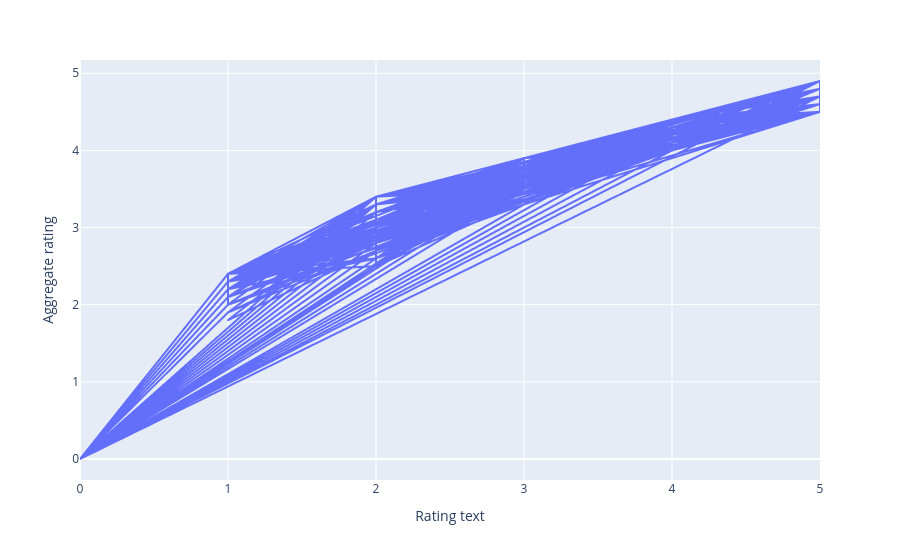

Notebook source saved alongside this figure:
### Code cell
px.line(df,x='Rating text',y='Aggregate rating')

### Figure 1 — Plotly figure (JSON) as saved in the notebook; plotly's stock layout.template omitted (floating-point values rounded to 4 significant figures; data arrays with more than 128 entries replaced by an {"elided": "..."} marker saying what was removed)
{"data": [{"hovertemplate": "Rating text=%{x}<br>Aggregate rating=%{y}<extra></extra>", "legendgroup": "", "line": {"color": "#636efa", "dash": "solid"}, "marker": {"symbol": "circle"}, "mode": "lines", "name": "", "showlegend": false, "type": "scattergl", "x": {"elided": "9542 int values"}, "xaxis": "x", "y": {"elided": "9542 float values"}, "yaxis": "y"}], "layout": {"autosize": true, "legend": {"tracegroupgap": 0}, "margin": {"t": 60}, "xaxis": {"anchor": "y", "autorange": true, "domain": [0, 1], "range": [0, 5], "title": {"text": "Rating text"}, "type": "linear"}, "yaxis": {"anchor": "x", "autorange": true, "domain": [0, 1], "range": [-0.2722, 5.172], "title": {"text": "Aggregate rating"}, "type": "linear"}}}
